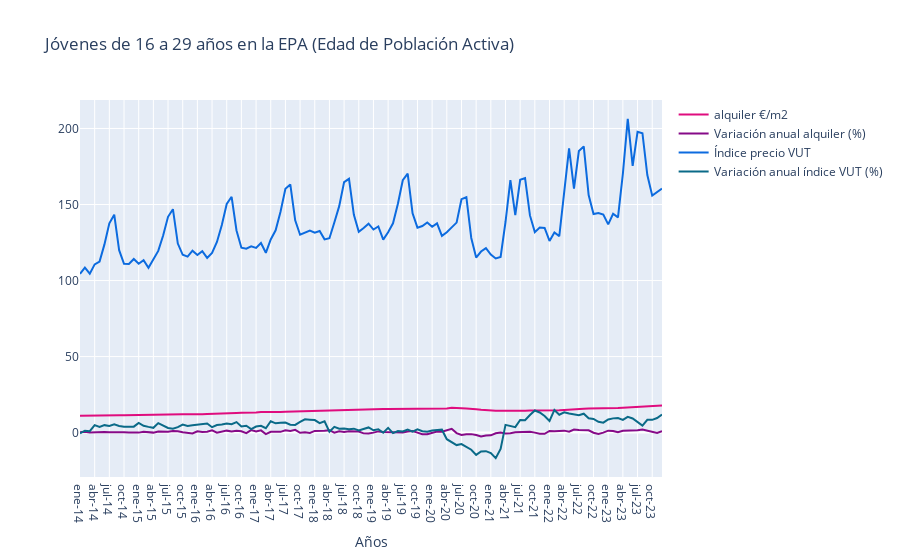

The notebook cell saved with this chart:
### Code cell
trace1 = go.Scatter(
                    x = alq_ipap.index,
                    y = alq_ipap['alquiler €/m2'],
                    name = 'alquiler €/m2',
                    mode= 'lines',
                    marker = dict(color = '#df0c7e'),
                    text = 'alquiler €/m2')

trace2 = go.Scatter(
                    x = alq_ipap.index,
                    y = alq_ipap['alquiler_var_mensual'],
                    name = 'Variación anual alquiler (%)',
                    mode= 'lines',
                    marker = dict(color = ' #860a88 '),
                    text = 'Variación anual alquiler (%)')

trace3 = go.Scatter(
                    x = alq_ipap.index,
                    y = alq_ipap['vut_índice'],
                    name = 'Índice precio VUT',
                    mode= 'lines',
                    marker = dict(color = ' #0c6bdf '),
                    text = 'precio VUT')

trace4 = go.Scatter(
                    x = alq_ipap.index,
                    y = alq_ipap['vut_var_anual'],
                    name = 'Variación anual índice VUT (%)',
                    mode= 'lines',
                    marker = dict(color = ' #0a6a88 '),
                    text = 'Variación anual índice VUT (%)')

data = [trace1, trace2, trace3, trace4]

layout = dict(title = 'Jóvenes de 16 a 29 años en la EPA (Edad de Población Activa)',
             xaxis= dict(title= 'Años',ticklen= 5)
           )

fig = go.Figure(data = data, layout=layout)

iplot(fig)

### Figure 1 — Plotly figure (JSON) as saved in the notebook; plotly's stock layout.template omitted (floating-point values rounded to 4 significant figures)
{"data": [{"marker": {"color": "#df0c7e"}, "mode": "lines", "name": "alquiler €/m2", "text": "alquiler €/m2", "type": "scatter", "x": ["ene-14", "feb-14", "mar-14", "abr-14", "may-14", "jun-14", "jul-14", "ago-14", "sep-14", "oct-14", "nov-14", "dic-14", "ene-15", "feb-15", "mar-15", "abr-15", "may-15", "jun-15", "jul-15", "ago-15", "sep-15", "oct-15", "nov-15", "dic-15", "ene-16", "feb-16", "mar-16", "abr-16", "may-16", "jun-16", "jul-16", "ago-16", "sep-16", "oct-16", "nov-16", "dic-16", "ene-17", "feb-17", "mar-17", "abr-17", "may-17", "jun-17", "jul-17", "ago-17", "sep-17", "oct-17", "nov-17", "dic-17", "ene-18", "feb-18", "mar-18", "abr-18", "may-18", "jun-18", "jul-18", "ago-18", "sep-18", "oct-18", "nov-18", "dic-18", "ene-19", "feb-19", "mar-19", "abr-19", "may-19", "jun-19", "jul-19", "ago-19", "sep-19", "oct-19", "nov-19", "dic-19", "ene-20", "feb-20", "mar-20", "abr-20", "may-20", "jun-20", "jul-20", "ago-20", "sep-20", "oct-20", "nov-20", "dic-20", "ene-21", "feb-21", "mar-21", "abr-21", "may-21", "jun-21", "jul-21", "ago-21", "sep-21", "oct-21", "nov-21", "dic-21", "ene-22", "feb-22", "mar-22", "abr-22", "may-22", "jun-22", "jul-22", "ago-22", "sep-22", "oct-22", "nov-22", "dic-22", "ene-23", "feb-23", "mar-23", "abr-23", "may-23", "jun-23", "jul-23", "ago-23", "sep-23", "oct-23", "nov-23", "dic-23"], "y": [11.1, 11.2, 11.2, 11.2, 11.2, 11.3, 11.3, 11.3, 11.4, 11.4, 11.5, 11.5, 11.5, 11.5, 11.6, 11.6, 11.7, 11.7, 11.8, 11.9, 12, 12.1, 12.1, 12, 12.1, 12.1, 12.2, 12.4, 12.4, 12.5, 12.7, 12.8, 12.9, 13, 13, 13.2, 13.3, 13.5, 13.4, 13.5, 13.5, 13.6, 13.8, 13.9, 14.2, 14.2, 14.2, 14.2, 14.3, 14.5, 14.6, 14.9, 14.9, 15, 15.1, 15.2, 15.3, 15.5, 15.4, 15.3, 15.3, 15.4, 15.5, 15.5, 15.5, 15.6, 15.6, 15.7, 15.9, 15.9, 15.7, 15.6, 15.5, 15.6, 15.7, 15.9, 16.3, 16.3, 16, 15.8, 15.7, 15.4, 15, 14.7, 14.5, 14.4, 14.4, 14.3, 14.3, 14.3, 14.3, 14.4, 14.5, 14.5, 14.4, 14.3, 14.4, 14.5, 14.7, 14.9, 15, 15.2, 15.5, 15.7, 15.9, 15.9, 15.8, 15.8, 16, 16.2, 16.2, 16.4, 16.6, 16.8, 17.1, 17.4, 17.7, 17.8, 17.7, 17.9]}, {"marker": {"color": " #860a88 "}, "mode": "lines", "name": "Variación anual alquiler (%)", "text": "Variación anual alquiler (%)", "type": "scatter", "x": ["ene-14", "feb-14", "mar-14", "abr-14", "may-14", "jun-14", "jul-14", "ago-14", "sep-14", "oct-14", "nov-14", "dic-14", "ene-15", "feb-15", "mar-15", "abr-15", "may-15", "jun-15", "jul-15", "ago-15", "sep-15", "oct-15", "nov-15", "dic-15", "ene-16", "feb-16", "mar-16", "abr-16", "may-16", "jun-16", "jul-16", "ago-16", "sep-16", "oct-16", "nov-16", "dic-16", "ene-17", "feb-17", "mar-17", "abr-17", "may-17", "jun-17", "jul-17", "ago-17", "sep-17", "oct-17", "nov-17", "dic-17", "ene-18", "feb-18", "mar-18", "abr-18", "may-18", "jun-18", "jul-18", "ago-18", "sep-18", "oct-18", "nov-18", "dic-18", "ene-19", "feb-19", "mar-19", "abr-19", "may-19", "jun-19", "jul-19", "ago-19", "sep-19", "oct-19", "nov-19", "dic-19", "ene-20", "feb-20", "mar-20", "abr-20", "may-20", "jun-20", "jul-20", "ago-20", "sep-20", "oct-20", "nov-20", "dic-20", "ene-21", "feb-21", "mar-21", "abr-21", "may-21", "jun-21", "jul-21", "ago-21", "sep-21", "oct-21", "nov-21", "dic-21", "ene-22", "feb-22", "mar-22", "abr-22", "may-22", "jun-22", "jul-22", "ago-22", "sep-22", "oct-22", "nov-22", "dic-22", "ene-23", "feb-23", "mar-23", "abr-23", "may-23", "jun-23", "jul-23", "ago-23", "sep-23", "oct-23", "nov-23", "dic-23"], "y": [0.2, 0.5, 0, 0.2, 0.2, 0.4, 0.3, 0.3, 0.6, 0.3, 0.1, 0, 0, 0.6, 0.5, 0, 0.7, 0.6, 0.6, 1, 0.9, 0.3, -0.1, -0.6, 0.9, 0.4, 0.6, 1.5, 0, 0.8, 1.3, 0.8, 1.2, 0.9, -0.3, 1.7, 0.8, 1.5, -1, 0.5, 0.5, 0.5, 1.5, 1.1, 1.8, -0.1, 0.2, -0.2, 1.1, 1.1, 1.2, 1.6, 0, 0.9, 0.4, 0.9, 0.8, 0.7, -0.5, -0.6, 0, 0.8, 0.4, 0.4, 0.1, 0.3, 0.1, 0.7, 1.1, 0, -1.1, -1.1, -0.4, 0.7, 0.6, 1.3, 2.5, -0.3, -1.6, -1.1, -1, -1.6, -2.5, -1.9, -1.8, -0.4, 0, -0.5, -0.4, 0.2, 0.2, 0.3, 0.6, 0, -0.7, -0.8, 1.1, 0.9, 0.9, 1.3, 0.6, 2, 1.7, 1.4, 1.5, -0.1, -0.9, 0, 1.3, 1.1, 0.2, 1.2, 1.2, 1.2, 1.6, 2.1, 1.3, 0.8, -0.2, 1]}, {"marker": {"color": " #0c6bdf "}, "mode": "lines", "name": "Índice precio VUT", "text": "precio VUT", "type": "scatter", "x": ["ene-14", "feb-14", "mar-14", "abr-14", "may-14", "jun-14", "jul-14", "ago-14", "sep-14", "oct-14", "nov-14", "dic-14", "ene-15", "feb-15", "mar-15", "abr-15", "may-15", "jun-15", "jul-15", "ago-15", "sep-15", "oct-15", "nov-15", "dic-15", "ene-16", "feb-16", "mar-16", "abr-16", "may-16", "jun-16", "jul-16", "ago-16", "sep-16", "oct-16", "nov-16", "dic-16", "ene-17", "feb-17", "mar-17", "abr-17", "may-17", "jun-17", "jul-17", "ago-17", "sep-17", "oct-17", "nov-17", "dic-17", "ene-18", "feb-18", "mar-18", "abr-18", "may-18", "jun-18", "jul-18", "ago-18", "sep-18", "oct-18", "nov-18", "dic-18", "ene-19", "feb-19", "mar-19", "abr-19", "may-19", "jun-19", "jul-19", "ago-19", "sep-19", "oct-19", "nov-19", "dic-19", "ene-20", "feb-20", "mar-20", "abr-20", "may-20", "jun-20", "jul-20", "ago-20", "sep-20", "oct-20", "nov-20", "dic-20", "ene-21", "feb-21", "mar-21", "abr-21", "may-21", "jun-21", "jul-21", "ago-21", "sep-21", "oct-21", "nov-21", "dic-21", "ene-22", "feb-22", "mar-22", "abr-22", "may-22", "jun-22", "jul-22", "ago-22", "sep-22", "oct-22", "nov-22", "dic-22", "ene-23", "feb-23", "mar-23", "abr-23", "may-23", "jun-23", "jul-23", "ago-23", "sep-23", "oct-23", "nov-23", "dic-23"], "y": [104.4, 108.5, 104.5, 110.6, 112.5, 123.8, 137.7, 143.3, 120.0, 111.0, 110.8, 114.2, 111.1, 113.4, 108.4, 114.2, 119.5, 129.6, 141.9, 146.9, 124.3, 116.9, 115.7, 119.6, 116.8, 119.3, 114.9, 118.2, 125.4, 136.5, 150.4, 155.1, 132.9, 121.6, 120.9, 122.5, 121.5, 124.7, 118.2, 127.0, 133.1, 145.3, 160.3, 163.2, 139.6, 130.2, 131.5, 132.8, 131.5, 132.6, 127.1, 127.8, 138.1, 148.9, 164.7, 166.9, 143.3, 132.0, 134.6, 137.4, 133.5, 135.5, 126.9, 131.8, 137.6, 150.5, 166.0, 170.3, 144.2, 134.8, 135.8, 138.2, 135.4, 137.6, 129.4, 131.8, 134.9, 138.1, 153.5, 154.8, 128.0, 115.1, 119.1, 121.3, 117.1, 114.5, 115.6, 138.5, 166.0, 143.1, 166.2, 167.3, 142.8, 131.8, 134.8, 134.5, 126.1, 131.6, 129.2, 157.1, 186.9, 160.5, 185.2, 188.2, 156.3, 143.8, 144.4, 143.3, 136.9, 143.9, 141.6, 170.2, 206.3, 175.4, 197.8, 196.9, 169.4, 155.8, 158.3, 160.4]}, {"marker": {"color": " #0a6a88 "}, "mode": "lines", "name": "Variación anual índice VUT (%)", "text": "Variación anual índice VUT (%)", "type": "scatter", "x": ["ene-14", "feb-14", "mar-14", "abr-14", "may-14", "jun-14", "jul-14", "ago-14", "sep-14", "oct-14", "nov-14", "dic-14", "ene-15", "feb-15", "mar-15", "abr-15", "may-15", "jun-15", "jul-15", "ago-15", "sep-15", "oct-15", "nov-15", "dic-15", "ene-16", "feb-16", "mar-16", "abr-16", "may-16", "jun-16", "jul-16", "ago-16", "sep-16", "oct-16", "nov-16", "dic-16", "ene-17", "feb-17", "mar-17", "abr-17", "may-17", "jun-17", "jul-17", "ago-17", "sep-17", "oct-17", "nov-17", "dic-17", "ene-18", "feb-18", "mar-18", "abr-18", "may-18", "jun-18", "jul-18", "ago-18", "sep-18", "oct-18", "nov-18", "dic-18", "ene-19", "feb-19", "mar-19", "abr-19", "may-19", "jun-19", "jul-19", "ago-19", "sep-19", "oct-19", "nov-19", "dic-19", "ene-20", "feb-20", "mar-20", "abr-20", "may-20", "jun-20", "jul-20", "ago-20", "sep-20", "oct-20", "nov-20", "dic-20", "ene-21", "feb-21", "mar-21", "abr-21", "may-21", "jun-21", "jul-21", "ago-21", "sep-21", "oct-21", "nov-21", "dic-21", "ene-22", "feb-22", "mar-22", "abr-22", "may-22", "jun-22", "jul-22", "ago-22", "sep-22", "oct-22", "nov-22", "dic-22", "ene-23", "feb-23", "mar-23", "abr-23", "may-23", "jun-23", "jul-23", "ago-23", "sep-23", "oct-23", "nov-23", "dic-23"], "y": [-0.43, 1.27, 0.93, 4.92, 3.77, 4.91, 4.43, 5.4, 4.39, 3.84, 3.87, 3.91, 6.36, 4.47, 3.78, 3.17, 6.23, 4.71, 3.09, 2.52, 3.61, 5.29, 4.38, 4.78, 5.2, 5.27, 5.98, 3.56, 4.95, 5.32, 5.97, 5.54, 6.92, 4, 4.51, 2.36, 3.99, 4.51, 2.9, 7.48, 6.1, 6.43, 6.62, 5.23, 5.04, 7.03, 8.74, 8.46, 8.23, 6.27, 7.46, 0.6, 3.82, 2.52, 2.74, 2.26, 2.6, 1.43, 2.34, 3.41, 1.53, 2.25, -0.1, 3.12, -0.36, 1.03, 0.78, 2.07, 0.68, 2.11, 0.95, 0.6, 1.38, 1.55, 1.94, -4.35, -6.54, -8.21, -7.53, -9.13, -11.26, -14.62, -12.34, -12.2, -13.48, -16.79, -10.68, 5.08, 4.34, 3.6, 8.29, 8.11, 11.6, 14.56, 13.24, 10.9, 7.64, 14.93, 11.8, 13.4, 12.6, 12.16, 11.41, 12.44, 9.41, 9.03, 7.09, 6.53, 8.62, 9.37, 9.55, 8.39, 10.38, 9.33, 6.81, 4.62, 8.4, 8.41, 9.59, 11.94]}], "layout": {"title": {"text": "Jóvenes de 16 a 29 años en la EPA (Edad de Población Activa)"}, "xaxis": {"ticklen": 5, "title": {"text": "Años"}}}}
